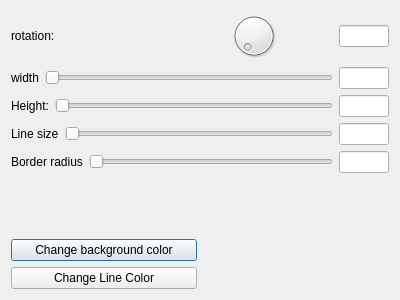
<?xml version="1.0" encoding="UTF-8"?>
<ui version="4.0">
 <class>CustomRect_Editor</class>
 <widget class="QDialog" name="CustomRect_Editor">
  <property name="geometry">
   <rect>
    <x>0</x>
    <y>0</y>
    <width>400</width>
    <height>300</height>
   </rect>
  </property>
  <property name="windowTitle">
   <string>Dialog</string>
  </property>
  <layout class="QVBoxLayout" name="verticalLayout">
   <item>
    <layout class="QHBoxLayout" name="horizontalLayout_4">
     <item>
      <widget class="QLabel" name="rotationLabel">
       <property name="text">
        <string>rotation: </string>
       </property>
      </widget>
     </item>
     <item>
      <widget class="QDial" name="rotationDial">
       <property name="maximum">
        <number>360</number>
       </property>
      </widget>
     </item>
     <item>
      <widget class="QLineEdit" name="rotationLineEdit">
       <property name="maximumSize">
        <size>
         <width>50</width>
         <height>16777215</height>
        </size>
       </property>
      </widget>
     </item>
    </layout>
   </item>
   <item>
    <layout class="QHBoxLayout" name="horizontalLayout">
     <item>
      <widget class="QLabel" name="widthLabel">
       <property name="text">
        <string>width</string>
       </property>
      </widget>
     </item>
     <item>
      <widget class="QSlider" name="sizeSliderWidth">
       <property name="minimum">
        <number>1</number>
       </property>
       <property name="maximum">
        <number>255</number>
       </property>
       <property name="orientation">
        <enum>Qt::Horizontal</enum>
       </property>
      </widget>
     </item>
     <item>
      <widget class="QLineEdit" name="widthSizeLineEdit">
       <property name="maximumSize">
        <size>
         <width>50</width>
         <height>16777215</height>
        </size>
       </property>
      </widget>
     </item>
    </layout>
   </item>
   <item>
    <layout class="QHBoxLayout" name="horizontalLayout_2">
     <item>
      <widget class="QLabel" name="heightLabel">
       <property name="text">
        <string>Height:</string>
       </property>
      </widget>
     </item>
     <item>
      <widget class="QSlider" name="sizeSliderHeight">
       <property name="minimum">
        <number>1</number>
       </property>
       <property name="maximum">
        <number>128</number>
       </property>
       <property name="orientation">
        <enum>Qt::Horizontal</enum>
       </property>
      </widget>
     </item>
     <item>
      <widget class="QLineEdit" name="heigthSizeLineEdit">
       <property name="maximumSize">
        <size>
         <width>50</width>
         <height>16777215</height>
        </size>
       </property>
      </widget>
     </item>
    </layout>
   </item>
   <item>
    <layout class="QHBoxLayout" name="horizontalLayout_6">
     <item>
      <widget class="QLabel" name="label_2">
       <property name="text">
        <string>Line size</string>
       </property>
      </widget>
     </item>
     <item>
      <widget class="QSlider" name="sizeSliderLineThickness">
       <property name="orientation">
        <enum>Qt::Horizontal</enum>
       </property>
      </widget>
     </item>
     <item>
      <widget class="QLineEdit" name="lineThicknessSizeLineEdit_2">
       <property name="maximumSize">
        <size>
         <width>50</width>
         <height>16777215</height>
        </size>
       </property>
      </widget>
     </item>
    </layout>
   </item>
   <item>
    <layout class="QHBoxLayout" name="horizontalLayout_7">
     <item>
      <widget class="QLabel" name="label">
       <property name="text">
        <string>Border radius</string>
       </property>
      </widget>
     </item>
     <item>
      <widget class="QSlider" name="sizeSliderBorderRadius">
       <property name="maximum">
        <number>50</number>
       </property>
       <property name="orientation">
        <enum>Qt::Horizontal</enum>
       </property>
      </widget>
     </item>
     <item>
      <widget class="QLineEdit" name="borderRadiusLineEdit">
       <property name="minimumSize">
        <size>
         <width>0</width>
         <height>0</height>
        </size>
       </property>
       <property name="maximumSize">
        <size>
         <width>50</width>
         <height>16777215</height>
        </size>
       </property>
      </widget>
     </item>
    </layout>
   </item>
   <item>
    <spacer name="verticalSpacer">
     <property name="orientation">
      <enum>Qt::Vertical</enum>
     </property>
     <property name="sizeHint" stdset="0">
      <size>
       <width>20</width>
       <height>69</height>
      </size>
     </property>
    </spacer>
   </item>
   <item>
    <layout class="QHBoxLayout" name="horizontalLayout_3">
     <item>
      <widget class="QPushButton" name="colorPicker">
       <property name="text">
        <string>Change background color</string>
       </property>
      </widget>
     </item>
     <item>
      <widget class="QLabel" name="colorLabelHolder">
       <property name="text">
        <string/>
       </property>
      </widget>
     </item>
    </layout>
   </item>
   <item>
    <layout class="QHBoxLayout" name="horizontalLayout_5">
     <item>
      <widget class="QPushButton" name="pushButton">
       <property name="text">
        <string>Change Line Color</string>
       </property>
      </widget>
     </item>
     <item>
      <widget class="QLabel" name="lineColorLabelHolder">
       <property name="text">
        <string/>
       </property>
      </widget>
     </item>
    </layout>
   </item>
  </layout>
 </widget>
 <resources/>
 <connections/>
</ui>
